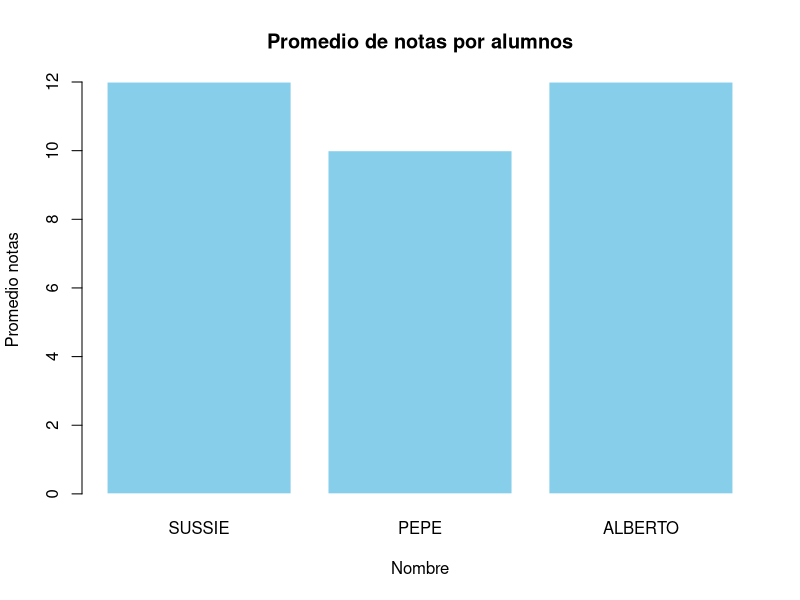

Generate this figure with R:
nombres=c("SUSSIE", "PEPE","ALBERTO")
nota1=c(12,7,20)
nota2=c(12,15,9)
nota3=c(12,8,7)

notas=data.frame(Nombres=nombres, Nota1 =nota1,Nota2 = nota2,Nota3=nota3)
print(notas)
notas$Promedio<-(notas$Nota1 + notas$Nota2 +notas$Nota3)/3
print(notas)
notas$Estado= ifelse(notas$Promedio > 18,"A",ifelse(notas$Promedio < 11,"C",ifelse(notas$Promedio >11 & notas$Promedio <18,"B","no tiene")))
barplot(notas$Promedio,
        names.arg = notas$Nombres,
        col ="skyblue",
        main = "Promedio de notas por alumnos",
        xlab ="Nombre",
        ylab="Promedio notas",
        border="white")